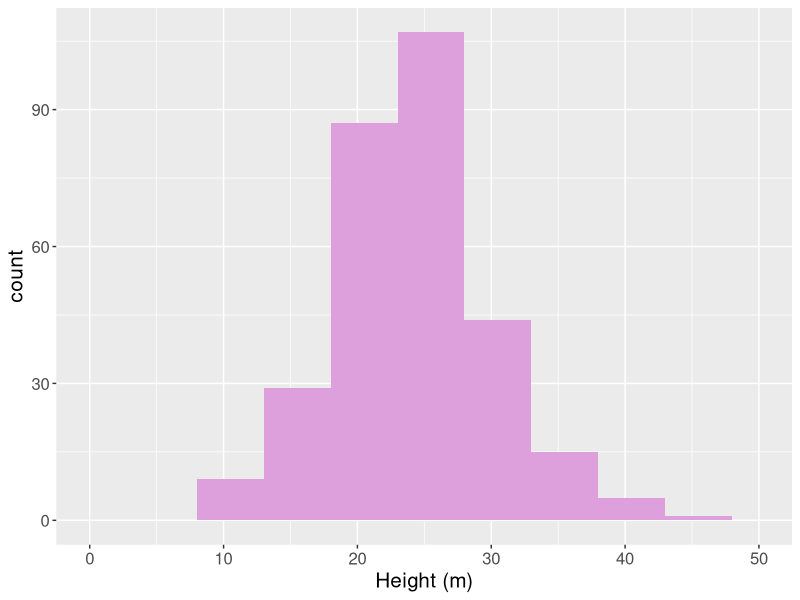
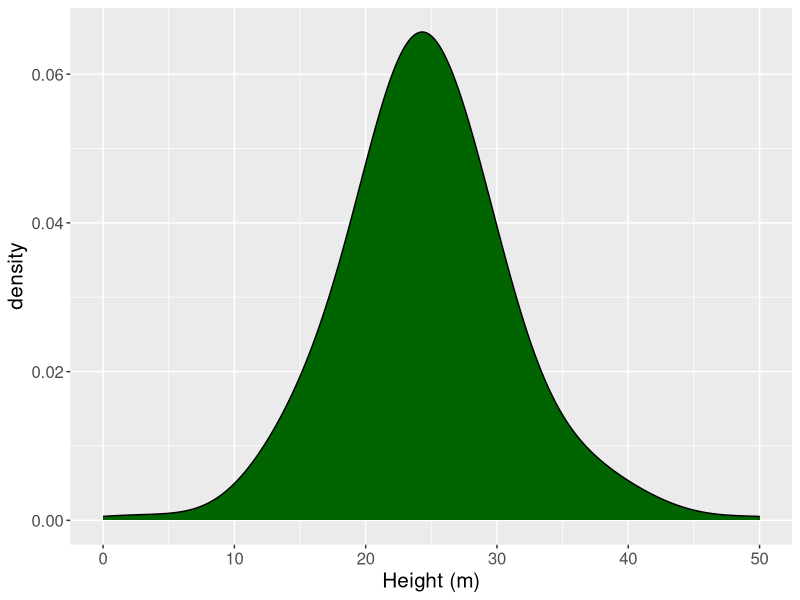
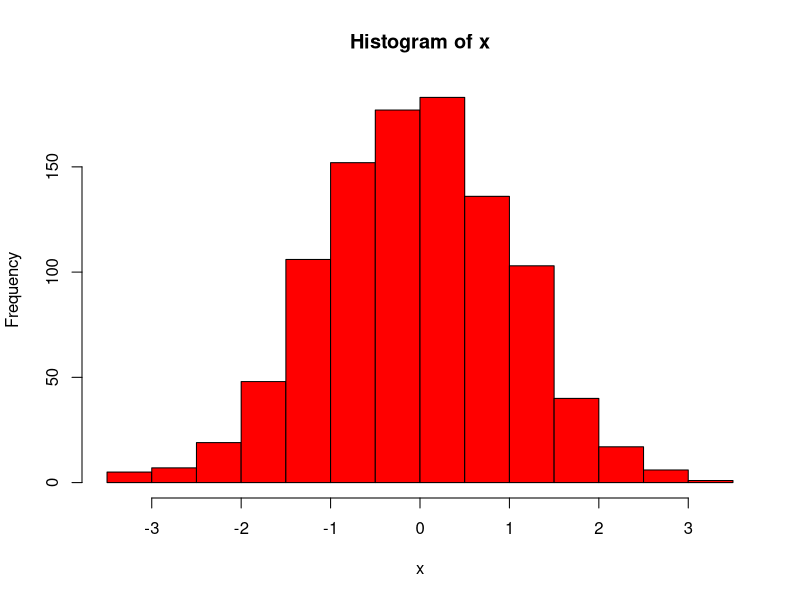
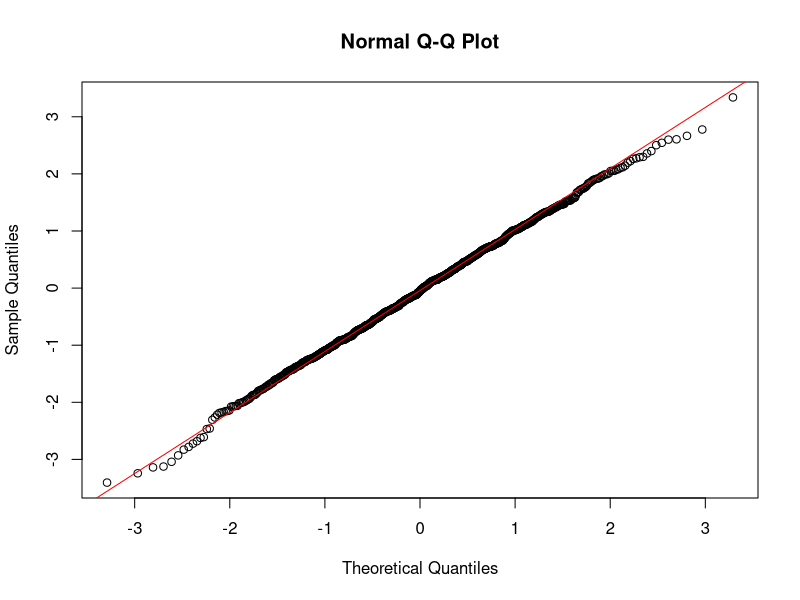
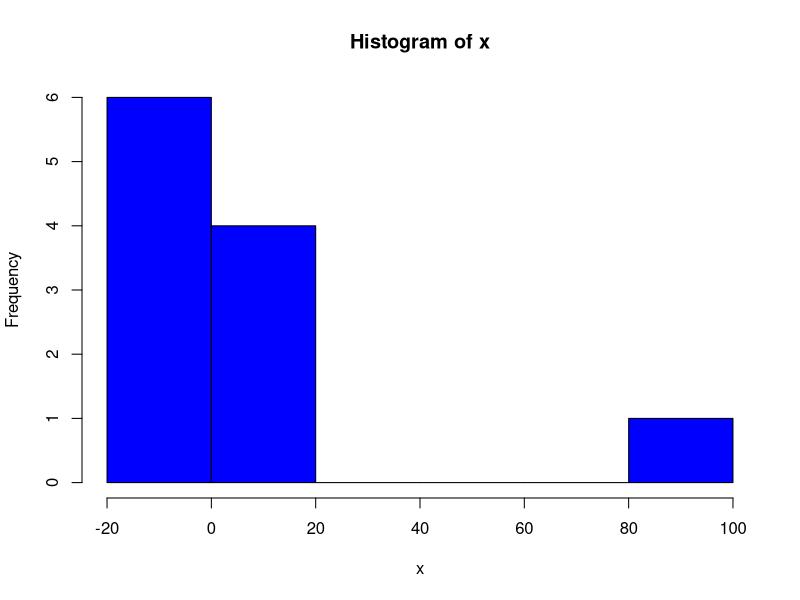
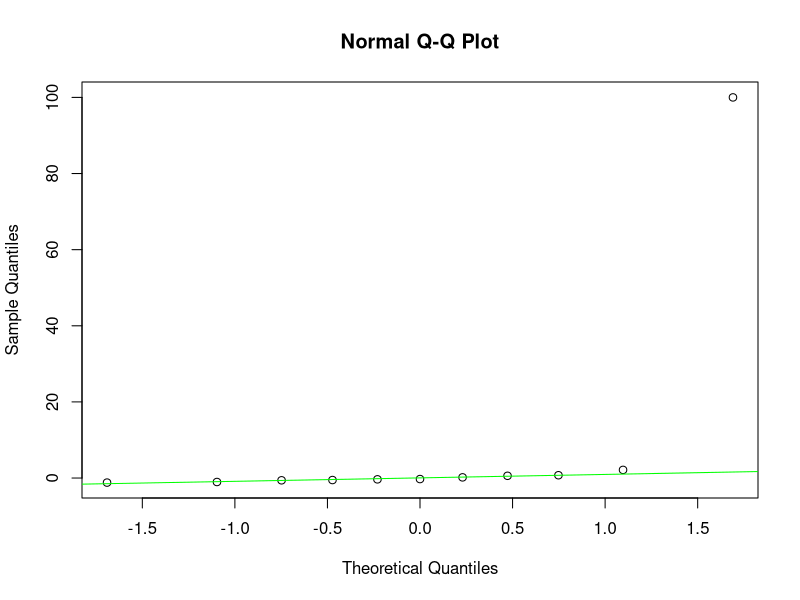
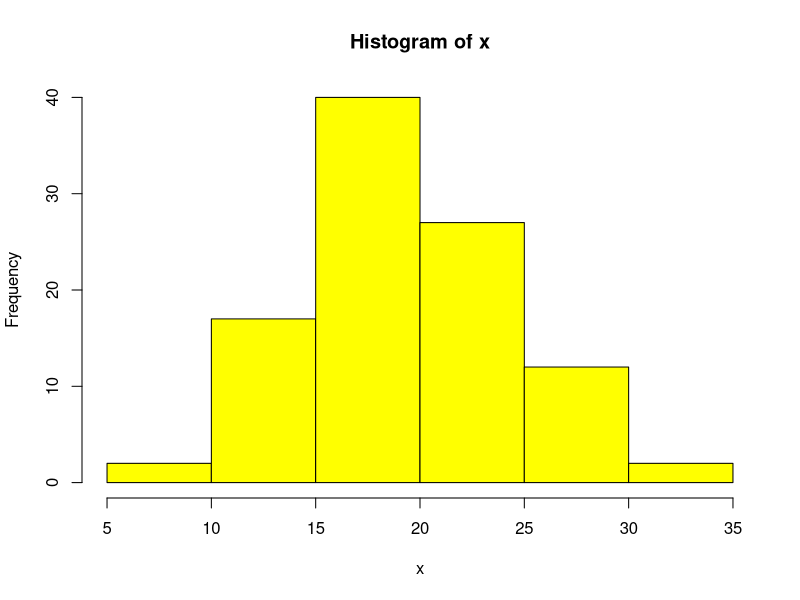
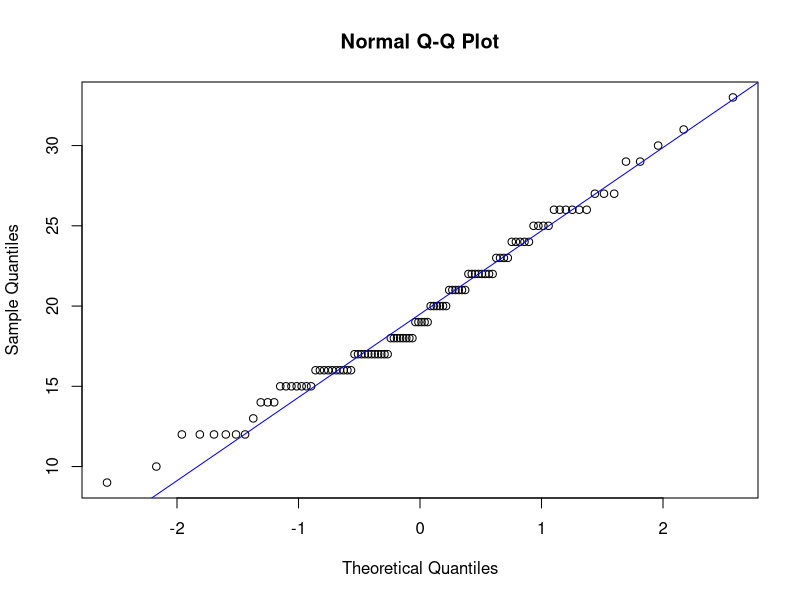

These figures' R source, in order:
dframe <- read.csv("datasets/nests.txt")
x <- "height of nest"

# HISTOGRAM
library(ggplot2)
ggplot(data=dframe, aes(x=x)) +
  geom_histogram(breaks=seq(8,48,5),fill='plum')+
  theme(text=element_text(size=15))+
  xlim(c(0,50))+
  xlab('Height (m)')

#Density PLOT
ggplot(data=dframe, aes(x=x)) +
  geom_density(fill='darkgreen',adjust=2)+
  theme(text=element_text(size=15))+
  xlim(c(0,50))+
  xlab('Height (m)')

# Q-Q Plot and q-q Line
x <- rnorm(1000)
hist(x, col="red")
qqnorm(x)
qqline(x,col="red")

x <- c(rnorm(10),100)
hist(x, col="blue")
qqnorm(x)
qqline(x, col="green")

x <- rpois(100,20)
hist(x, col="yellow")
qqnorm(x)
qqline(x, col="blue")

x <- rbinom(100, 10, .7)
hist(x)
qqnorm(x)
qqline(x, col="yellow")

x <- dframe$x
hist(x)
qqnorm(x)
qqline(x, col="red")
